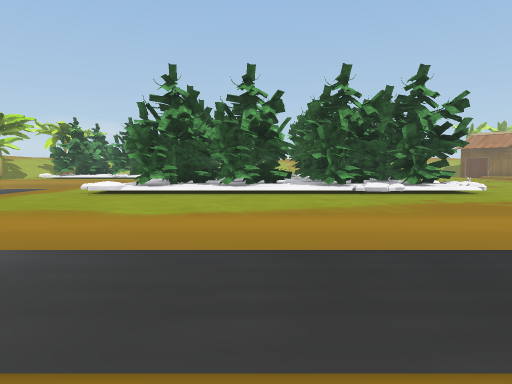
View 1 (above)

24 first-person views from a walk through a scene from a Unity 3-D project. The camera is 1.3 m above the floor, tilts 4° down and sees 70° across. The floor is counted in squares, 2 m on a side. Each view is taken from the middle of a square. On the plan, view 1 faces up. The plan holds only what a view shows up to about 11 squares ahead; the rest is blank. The place goes on beyond the plan. The player is left out. Some animated figures are left out. Some surface patterns are stand-ins.

View 2
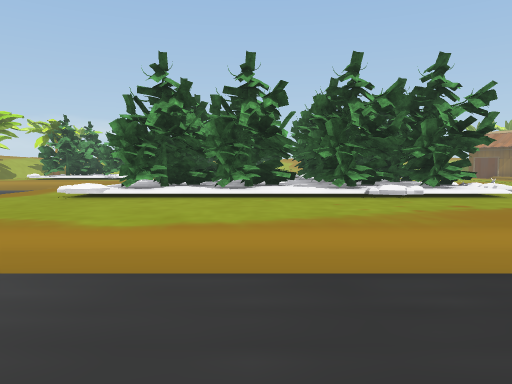

View 3
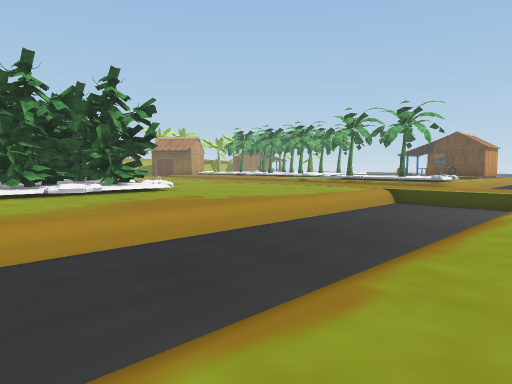

View 4
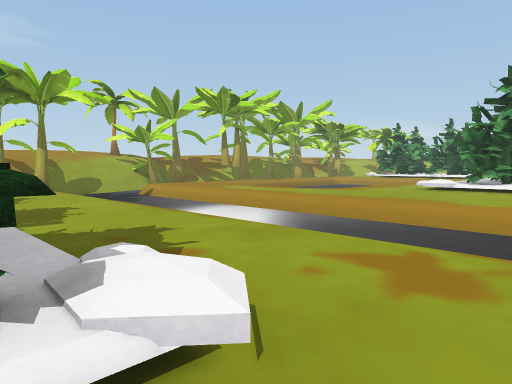

View 5
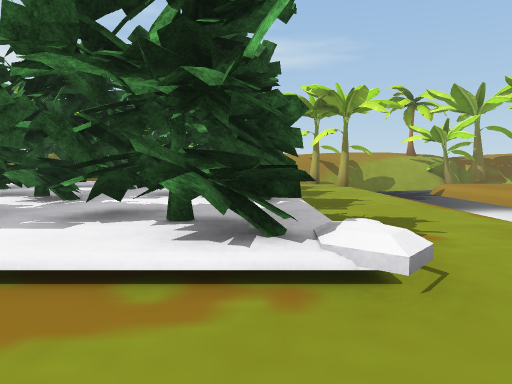

View 6
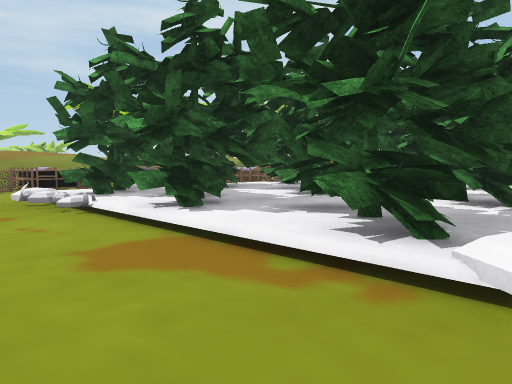

View 7
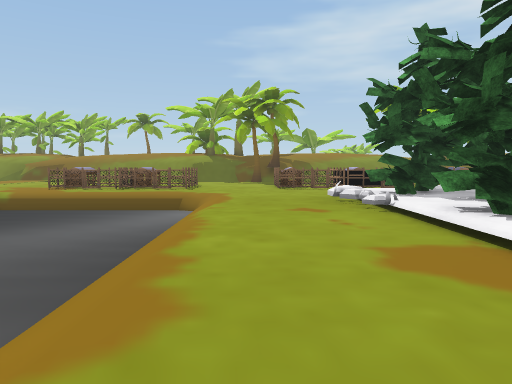

View 8
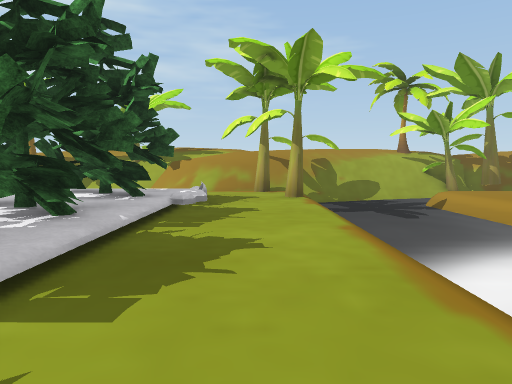

View 9
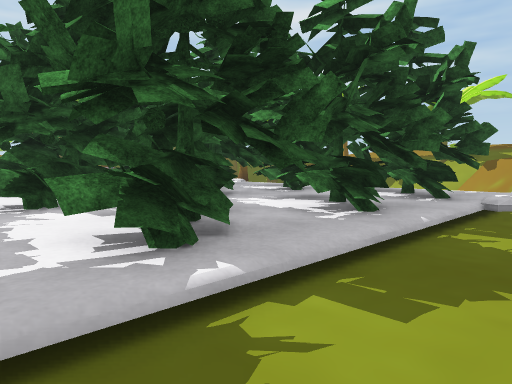

View 10
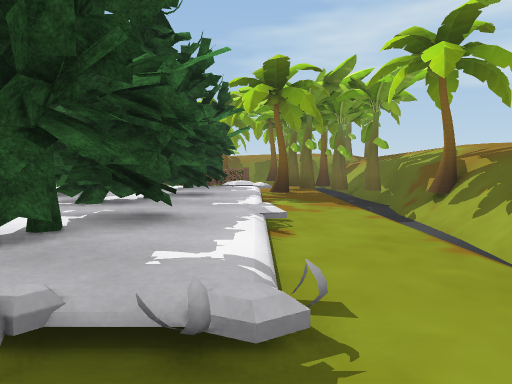

View 11
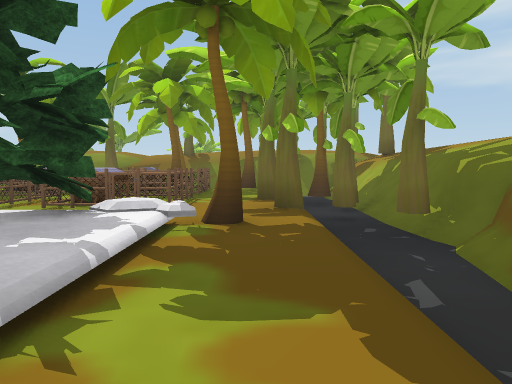

View 12
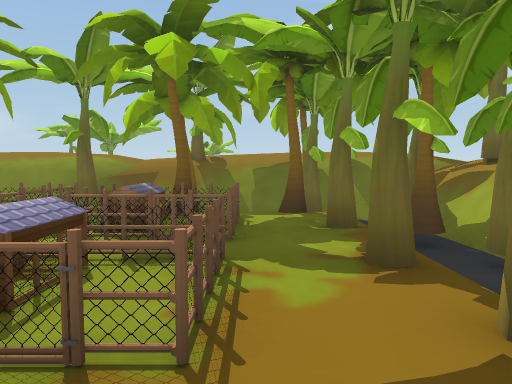

View 13
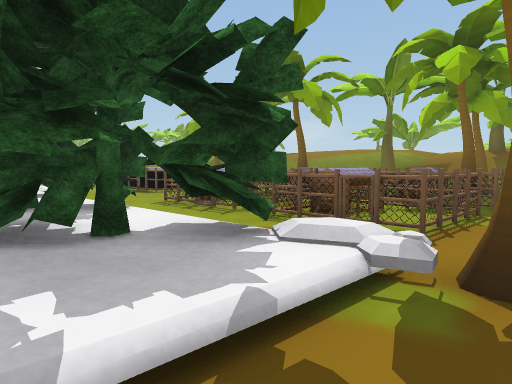

View 14
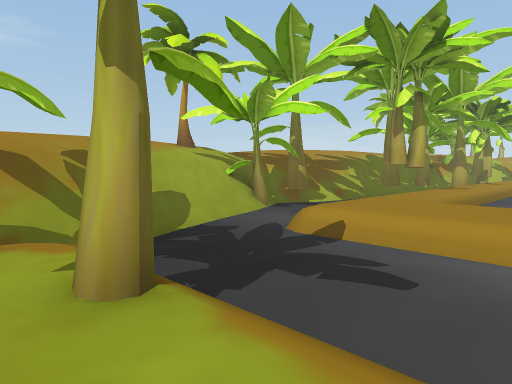

View 15
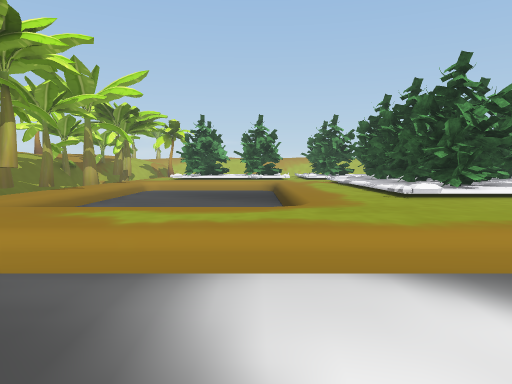

View 16
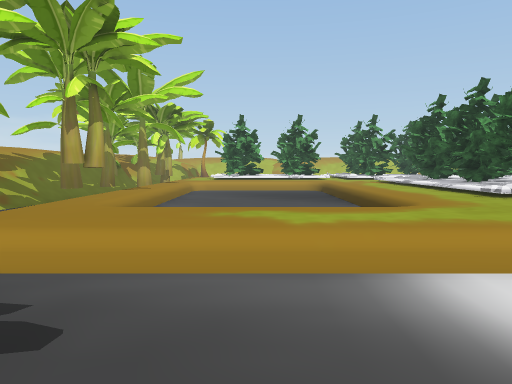

View 17
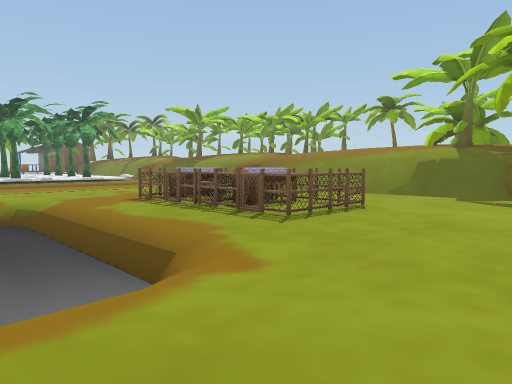

View 18
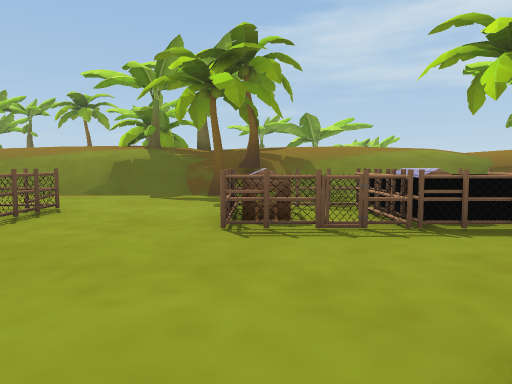

View 19
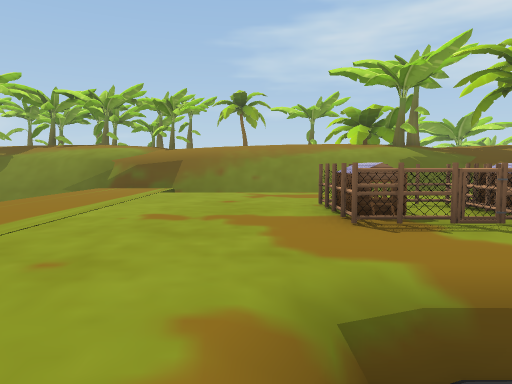

View 20
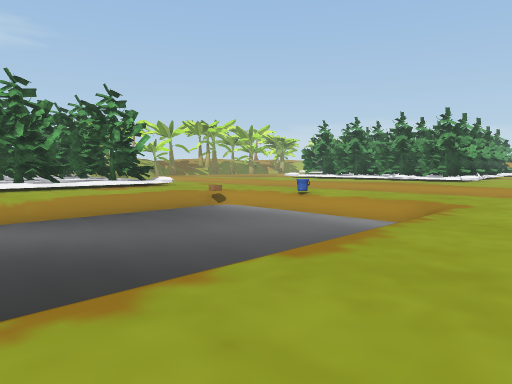

View 21
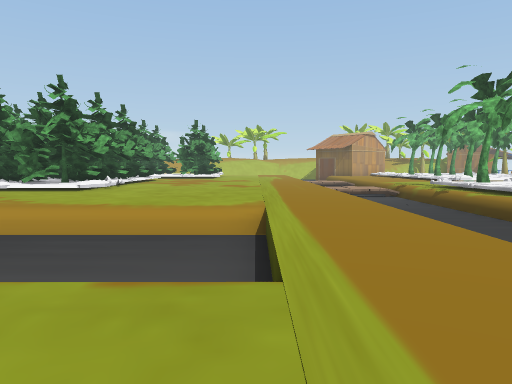

View 22
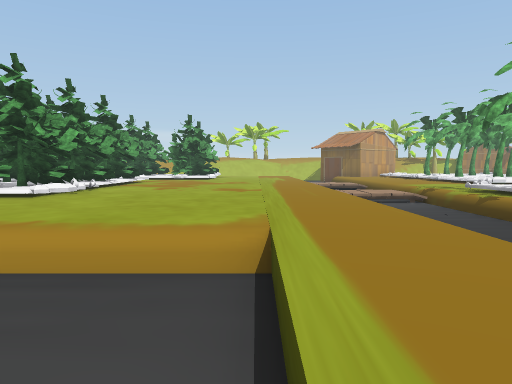

View 23
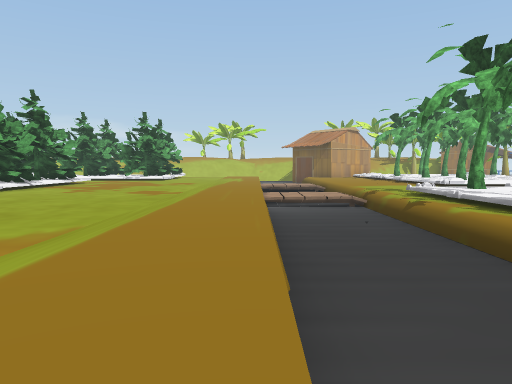

View 24
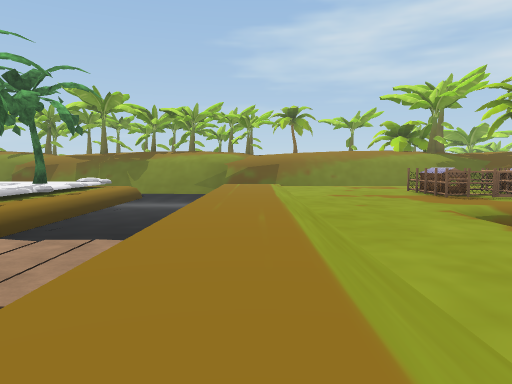

### Floor plan
Key: @ floor where view 1 was taken; # wall or solid block; . main floor; : floor 0.25 m higher than the main floor; - floor 0.25 m lower than the main floor; _ floor 0.75 m lower than the main floor; / step, stairs or slope; = window, fence, low wall or low ledge; ≈ liquid the walk keeps out of; ^ raised ledge; O other object.
Columns run from 15 left of view 1 to 16 right of it. Each row starts with its distance up from view 1.
 13    .≈       O O O O O....../≈≈
 12 ≈  .≈≈≈≈≈///OOOOOOOOO....../--.
 11 ≈≈≈.≈≈≈≈≈///OOOOOOOOO....../≈≈≈#
 10 ≈ ≈.≈≈≈≈≈///:OOOOOOOO....../≈≈≈#
  9 ≈ O.     ///OOOO:OOO//...../≈≈≈#
  8 ≈ ≈.     /./.............../≈≈≈#
  7 ≈≈≈.≈≈≈≈≈................../≈≈≈#
  6 ≈≈≈......................../≈≈≈
  5 #≈≈......................../≈≈
  4 #≈≈≈≈≈≈≈≈≈≈≈≈≈≈≈≈≈≈≈≈≈≈≈≈≈..≈≈
  3 #≈≈≈≈≈≈≈≈≈≈≈≈≈≈≈≈≈≈≈≈≈≈≈≈≈..
  2 ##≈≈≈≈≈≈≈≈   ≈≈≈≈≈≈≈≈≈≈≈≈≈..
  1  #≈.O/////////////////////..
  0  ^O.../......//@..../......
 -1  ^#./=/......//.../O///...
 -2  ^#./OOOOOOOOOO..-≈≈≈≈≈/.
 -3 ##_./OOOOOOOOO/..≈≈≈≈≈≈/.
 -4 O=≈./OOOO:OOO//..≈≈≈≈≈≈/. .
 -5 #≈≈./OOOOOOOOOO..≈≈≈≈≈≈/....
 -6 #≈≈./OOOOOOOOO/..≈≈≈≈≈≈/.../≈
 -7 OO≈./OOOO OOOOO..≈≈≈≈≈≈/.../-
 -8 #≈≈./:O O:OOOOO..≈≈≈≈≈≈/.../≈≈
 -9 #≈≈O/O/OO O/OO:..-≈≈≈≈≈/....≈≈^
-10 #O≈.............../////.....≈≈^
-11 #≈O..OOOOO..................≈≈^^
-12 #O≈O.OOOO ..OOOO..OOOOO.....≈≈^#
-13 #O≈......    O.O..OOOOO.....≈≈^^
-14 #O≈O..OOOO   ........ ......≈≈^#
-15 #O≈..OOOOOO  ........ ......≈≈^#
-16 #O O.O       .. ..... ......
-17 #  O    O       O        ≈..
-18 ##=≈≈≈O ≈ ≈ ≈≈##############=≈≈
-19  ##O####^#########  #####  #####

Where each view was taken, in squares from view 1:
view 1: 0 up, 0 right, facing up
view 2: 1 up, 0 right, facing up
view 3: 0 up, 0 right, facing up-right
view 4: 2 down, 0 right, facing up-left
view 5: 2 down, 1 right, facing left
view 6: 1 down, 1 right, facing down-left
view 7: 1 down, 1 right, facing down
view 8: 0 up, 3 left, facing left
view 9: 0 up, 3 left, facing down-left
view 10: 0 up, 11 left, facing down
view 11: 5 down, 12 left, facing down
view 12: 9 down, 11 left, facing down
view 13: 7 down, 12 left, facing down-right
view 14: 0 up, 9 left, facing up-left
view 15: 1 up, 7 left, facing up
view 16: 1 up, 9 left, facing up
view 17: 8 down, 0 right, facing down-right
view 18: 8 down, 0 right, facing down
view 19: 8 down, 8 right, facing down
view 20: 8 down, 10 right, facing up-left
view 21: 1 down, 10 right, facing up
view 22: 1 up, 10 right, facing up
view 23: 2 up, 12 right, facing up
view 24: 4 down, 11 right, facing down
